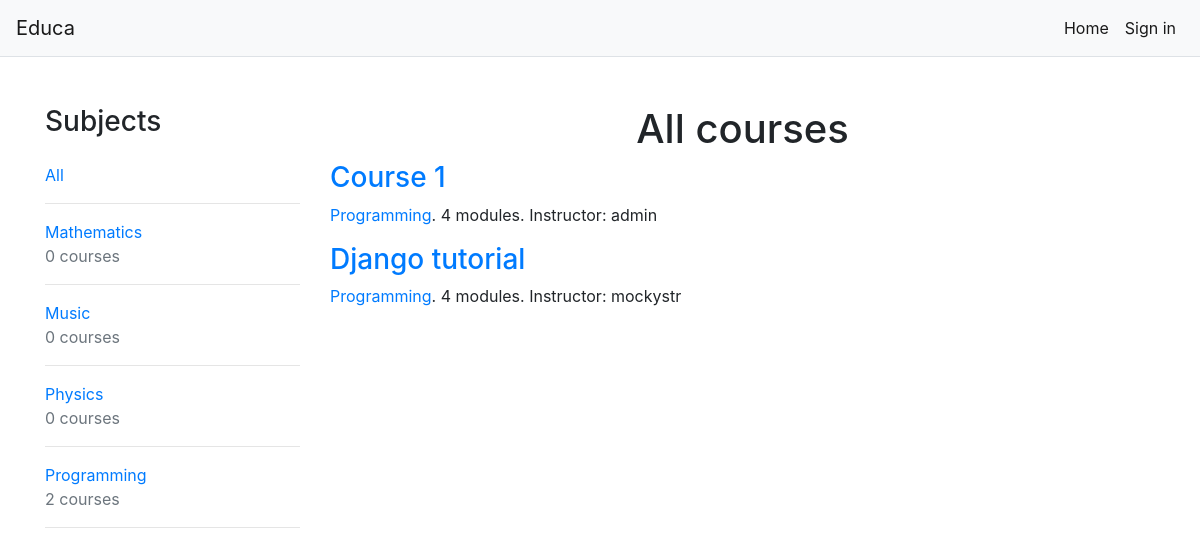
The app's page /, older data.
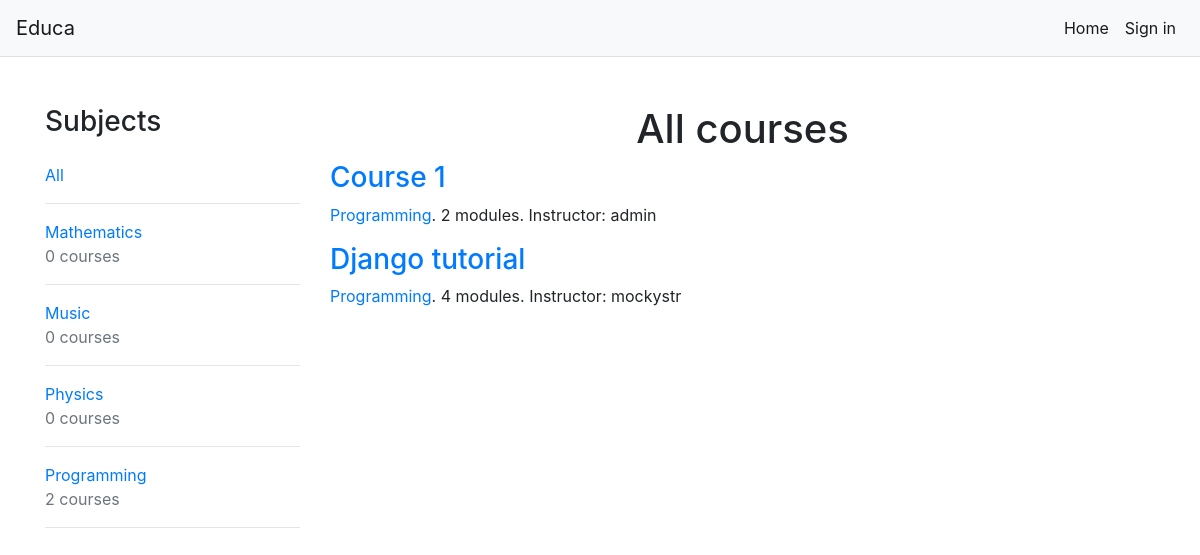
The same page, newer data.
### courses/models.py (models this page shows, shortened)
class Course(models.Model):
    owner = models.ForeignKey(User,
                              related_name='courses_created',
                              on_delete=models.CASCADE)
    subject = models.ForeignKey(Subject,
                                related_name='courses',
                                on_delete=models.CASCADE)
    title = models.CharField(max_length=200)
    slug = models.SlugField(max_length=200, unique=True)
    overview = models.TextField()
    created = models.DateTimeField(auto_now_add=True)
    students = models.ManyToManyField(User,
                                      related_name='courses_joined',
                                      blank=True)
    class Meta:
        ordering = ['-created']

class Subject(models.Model):
    title = models.CharField(max_length=200)
    slug = models.SlugField(max_length=200, unique=True)
    class Meta:
        ordering = ['title']
    def __str__(self):
        return self.title

### courses/views.py (the view)
# urls.py: path('', CourseListView.as_view(), name='course_list'),
class CourseListView(TemplateResponseMixin, View):
    model = Course
    template_name = 'courses/course/list.html'
    def get(self, request, subject=None):
        subjects = cache.get('all_subjects')
        if not subjects:
            subjects = Subject.objects.annotate(total_courses=Count('courses'))
            cache.set('all_subjects', subjects)
        all_courses = Course.objects.annotate(total_modules=Count('modules'))
        if subject:
            subject = get_object_or_404(Subject, slug=subject)
            key = 'subject_{}_courses'.format(subject.id)
            courses = cache.get(key)
            if not courses:
                courses = all_courses.filter(subject=subject)
                cache.set(key, courses)
        else:
            courses = cache.get('all_courses')
            if not courses:
                courses = all_courses
                cache.set('all_courses', courses)
        return self.render_to_response({'subjects': subjects,
                                        'subject': subject,
                                        'courses': courses})

### courses/templates/courses/course/list.html (shortened to what this page needs)
{% extends "base.html" %}
{% block content %}
    <div class="container mt-5">
        <div class="row">
            <div class="contents col-lg-3">
                <h3 class="mb-4">Subjects</h3>
                <ul id="modules">
                    <li {% if not subject %}class="selected"{% endif %}>
                        <a href="{% url "course_list" %}">All</a>
                        <hr>
                    </li>
                    {% for s in subjects %}
                        <li {% if subject == s %}class="selected"{% endif %}>
                            <a href="{% url "course_list_subject" s.slug %}">
                                {{ s.title }}
                                <br><span class="text-muted">{{ s.total_courses }} courses</span>
                                <hr>
                            </a>
                        </li>
                    {% endfor %}
                </ul>
            </div>
            <div class="module col-lg-9">
                <h1 class="text-center">
                    {% if subject %}
                        {{ subject.title }} courses
                    {% else %}
                        All courses
                    {% endif %}
                </h1>
                {% for course in courses %}
                    {% with subject=course.subject %}
                        <h3><a href="{% url "course_detail" course.slug %}">
                            {{ course.title }}</a></h3>
                        <p>
                            <a href="{% url "course_list_subject" subject.slug %}">
                                {{ subject }}</a>.
                            {{ course.total_modules }} modules.
                            Instructor: {{ course.owner.username }}
                        </p>
                    {% endwith %}
                {% endfor %}
            </div>
        </div>
    </div>
{% endblock %}

Row changes from the older to the newer data that the page shows:
changed Course "Course 1": total_modules "4" → "2"
